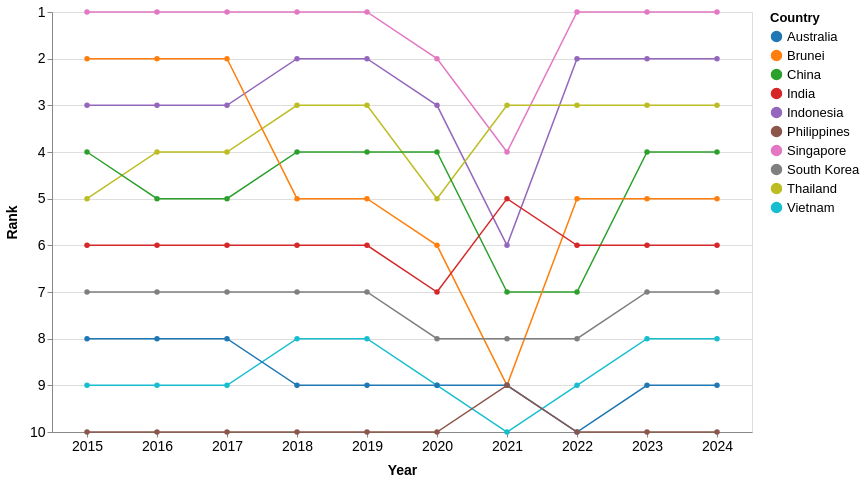

Specify this chart in Vega-Lite:
### Vega-Lite specification from a JSON file in a GitHub repository (floating-point values rounded to 4 significant figures)
{"$schema": "https://vega.github.io/schema/vega-lite/v5.json", "width": 700, "height": 420, "data": {"values": [{"Country": "Singapore", "year": 2024, "Visitors": 4276007, "rank": 1}, {"Country": "Singapore", "year": 2023, "Visitors": 8308230, "rank": 1}, {"Country": "Singapore", "year": 2022, "Visitors": 5222991, "rank": 1}, {"Country": "Singapore", "year": 2021, "Visitors": 16308, "rank": 4}, {"Country": "Singapore", "year": 2020, "Visitors": 1545255, "rank": 2}, {"Country": "Singapore", "year": 2019, "Visitors": 10163882, "rank": 1}, {"Country": "Singapore", "year": 2018, "Visitors": 10615986, "rank": 1}, {"Country": "Singapore", "year": 2017, "Visitors": 12441713, "rank": 1}, {"Country": "Singapore", "year": 2016, "Visitors": 13272961, "rank": 1}, {"Country": "Singapore", "year": 2015, "Visitors": 12930754, "rank": 1}, {"Country": "Indonesia", "year": 2024, "Visitors": 1786630, "rank": 2}, {"Country": "Indonesia", "year": 2023, "Visitors": 3108165, "rank": 2}, {"Country": "Indonesia", "year": 2022, "Visitors": 1481739, "rank": 2}, {"Country": "Indonesia", "year": 2021, "Visitors": 11025, "rank": 6}, {"Country": "Indonesia", "year": 2020, "Visitors": 711723, "rank": 3}, {"Country": "Indonesia", "year": 2019, "Visitors": 3623277, "rank": 2}, {"Country": "Indonesia", "year": 2018, "Visitors": 3277689, "rank": 2}, {"Country": "Indonesia", "year": 2017, "Visitors": 2796570, "rank": 3}, {"Country": "Indonesia", "year": 2016, "Visitors": 3049964, "rank": 3}, {"Country": "Indonesia", "year": 2015, "Visitors": 2788033, "rank": 3}, {"Country": "Thailand", "year": 2024, "Visitors": 813783, "rank": 3}, {"Country": "Thailand", "year": 2023, "Visitors": 1551282, "rank": 3}, {"Country": "Thailand", "year": 2022, "Visitors": 715528, "rank": 3}, {"Country": "Thailand", "year": 2021, "Visitors": 59607, "rank": 3}, {"Country": "Thailand", "year": 2020, "Visitors": 394413, "rank": 5}, {"Country": "Thailand", "year": 2019, "Visitors": 1884306, "rank": 3}, {"Country": "Thailand", "year": 2018, "Visitors": 1914692, "rank": 3}, {"Country": "Thailand", "year": 2017, "Visitors": 1836522, "rank": 4}, {"Country": "Thailand", "year": 2016, "Visitors": 1780800, "rank": 4}, {"Country": "Thailand", "year": 2015, "Visitors": 1343569, "rank": 5}, {"Country": "China", "year": 2024, "Visitors": 1449711, "rank": 4}, {"Country": "China", "year": 2023, "Visitors": 1474114, "rank": 4}, {"Country": "China", "year": 2022, "Visitors": 211363, "rank": 7}, {"Country": "China", "year": 2021, "Visitors": 7701, "rank": 7}, {"Country": "China", "year": 2020, "Visitors": 405149, "rank": 4}, {"Country": "China", "year": 2019, "Visitors": 3114257, "rank": 4}, {"Country": "China", "year": 2018, "Visitors": 2944133, "rank": 4}, {"Country": "China", "year": 2017, "Visitors": 2281666, "rank": 5}, {"Country": "China", "year": 2016, "Visitors": 2124942, "rank": 5}, {"Country": "China", "year": 2015, "Visitors": 1677163, "rank": 4}, {"Country": "Brunei", "year": 2024, "Visitors": 565999, "rank": 5}, {"Country": "Brunei", "year": 2023, "Visitors": 811833, "rank": 5}, {"Country": "Brunei", "year": 2022, "Visitors": 301757, "rank": 5}, {"Country": "Brunei", "year": 2021, "Visitors": 773, "rank": 9}, {"Country": "Brunei", "year": 2020, "Visitors": 136020, "rank": 6}, {"Country": "Brunei", "year": 2019, "Visitors": 1216123, "rank": 5}, {"Country": "Brunei", "year": 2018, "Visitors": 1382031, "rank": 5}, {"Country": "Brunei", "year": 2017, "Visitors": 1660506, "rank": 2}, {"Country": "Brunei", "year": 2016, "Visitors": 1391016, "rank": 2}, {"Country": "Brunei", "year": 2015, "Visitors": 1133555, "rank": 2}, {"Country": "India", "year": 2024, "Visitors": 537493, "rank": 6}, {"Country": "India", "year": 2023, "Visitors": 671846, "rank": 6}, {"Country": "India", "year": 2022, "Visitors": 324548, "rank": 6}, {"Country": "India", "year": 2021, "Visitors": 3916, "rank": 5}, {"Country": "India", "year": 2020, "Visitors": 155883, "rank": 7}, {"Country": "India", "year": 2019, "Visitors": 735309, "rank": 6}, {"Country": "India", "year": 2018, "Visitors": 600311, "rank": 6}, {"Country": "India", "year": 2017, "Visitors": 552739, "rank": 6}, {"Country": "India", "year": 2016, "Visitors": 638578, "rank": 6}, {"Country": "India", "year": 2015, "Visitors": 722141, "rank": 6}, {"Country": "South Korea", "year": 2024, "Visitors": 232711, "rank": 7}, {"Country": "South Korea", "year": 2023, "Visitors": 400853, "rank": 7}, {"Country": "South Korea", "year": 2022, "Visitors": 146384, "rank": 8}, {"Country": "South Korea", "year": 2021, "Visitors": 3028, "rank": 8}, {"Country": "South Korea", "year": 2020, "Visitors": 119750, "rank": 8}, {"Country": "South Korea", "year": 2019, "Visitors": 673065, "rank": 7}, {"Country": "South Korea", "year": 2018, "Visitors": 616783, "rank": 7}, {"Country": "South Korea", "year": 2017, "Visitors": 484528, "rank": 7}, {"Country": "South Korea", "year": 2016, "Visitors": 444439, "rank": 7}, {"Country": "South Korea", "year": 2015, "Visitors": 421161, "rank": 7}, {"Country": "Vietnam", "year": 2024, "Visitors": 137344, "rank": 8}, {"Country": "Vietnam", "year": 2023, "Visitors": 286083, "rank": 8}, {"Country": "Vietnam", "year": 2022, "Visitors": 123931, "rank": 9}, {"Country": "Vietnam", "year": 2021, "Visitors": 14136, "rank": 10}, {"Country": "Vietnam", "year": 2020, "Visitors": 71622, "rank": 9}, {"Country": "Vietnam", "year": 2019, "Visitors": 892716, "rank": 8}, {"Country": "Vietnam", "year": 2018, "Visitors": 786327, "rank": 8}, {"Country": "Vietnam", "year": 2017, "Visitors": 638135, "rank": 9}, {"Country": "Vietnam", "year": 2016, "Visitors": 703737, "rank": 9}, {"Country": "Vietnam", "year": 2015, "Visitors": 646891, "rank": 9}, {"Country": "Australia", "year": 2024, "Visitors": 159318, "rank": 9}, {"Country": "Australia", "year": 2023, "Visitors": 276477, "rank": 9}, {"Country": "Australia", "year": 2022, "Visitors": 118598, "rank": 10}, {"Country": "Australia", "year": 2021, "Visitors": 33451, "rank": 9}, {"Country": "Australia", "year": 2020, "Visitors": 195146, "rank": 9}, {"Country": "Australia", "year": 2019, "Visitors": 1282782, "rank": 9}, {"Country": "Australia", "year": 2018, "Visitors": 1034871, "rank": 9}, {"Country": "Australia", "year": 2017, "Visitors": 899202, "rank": 8}, {"Country": "Australia", "year": 2016, "Visitors": 737115, "rank": 8}, {"Country": "Australia", "year": 2015, "Visitors": 714047, "rank": 8}, {"Country": "Philippines", "year": 2024, "Visitors": 60100, "rank": 10}, {"Country": "Philippines", "year": 2023, "Visitors": 137781, "rank": 10}, {"Country": "Philippines", "year": 2022, "Visitors": 86462, "rank": 10}, {"Country": "Philippines", "year": 2021, "Visitors": 10229, "rank": 9}, {"Country": "Philippines", "year": 2020, "Visitors": 53889, "rank": 10}, {"Country": "Philippines", "year": 2019, "Visitors": 1114257, "rank": 10}, {"Country": "Philippines", "year": 2018, "Visitors": 1167375, "rank": 10}, {"Country": "Philippines", "year": 2017, "Visitors": 1066461, "rank": 10}, {"Country": "Philippines", "year": 2016, "Visitors": 1029488, "rank": 10}, {"Country": "Philippines", "year": 2015, "Visitors": 957408, "rank": 10}]}, "mark": {"type": "line", "point": true, "strokeWidth": 1.5}, "encoding": {"x": {"field": "year", "type": "ordinal", "title": "Year", "axis": {"labelOverlap": "parity", "labelAngle": 0}}, "y": {"field": "rank", "type": "quantitative", "title": "Rank", "scale": {"domain": [10, 1], "nice": true}, "axis": {"reverse": true}}, "color": {"field": "Country", "type": "nominal", "scale": {"scheme": "category10"}}, "tooltip": [{"field": "Country", "type": "nominal", "title": "Country"}, {"field": "year", "type": "ordinal", "title": "Year"}, {"field": "rank", "type": "quantitative", "title": "Rank"}, {"field": "Visitors", "type": "quantitative", "title": "Visitors", "format": ","}]}, "config": {"axis": {"labelFontSize": 14, "titleFontSize": 14, "titlePadding": 10}, "legend": {"labelFontSize": 13, "titleFontSize": 13, "labelPadding": 10}}}
